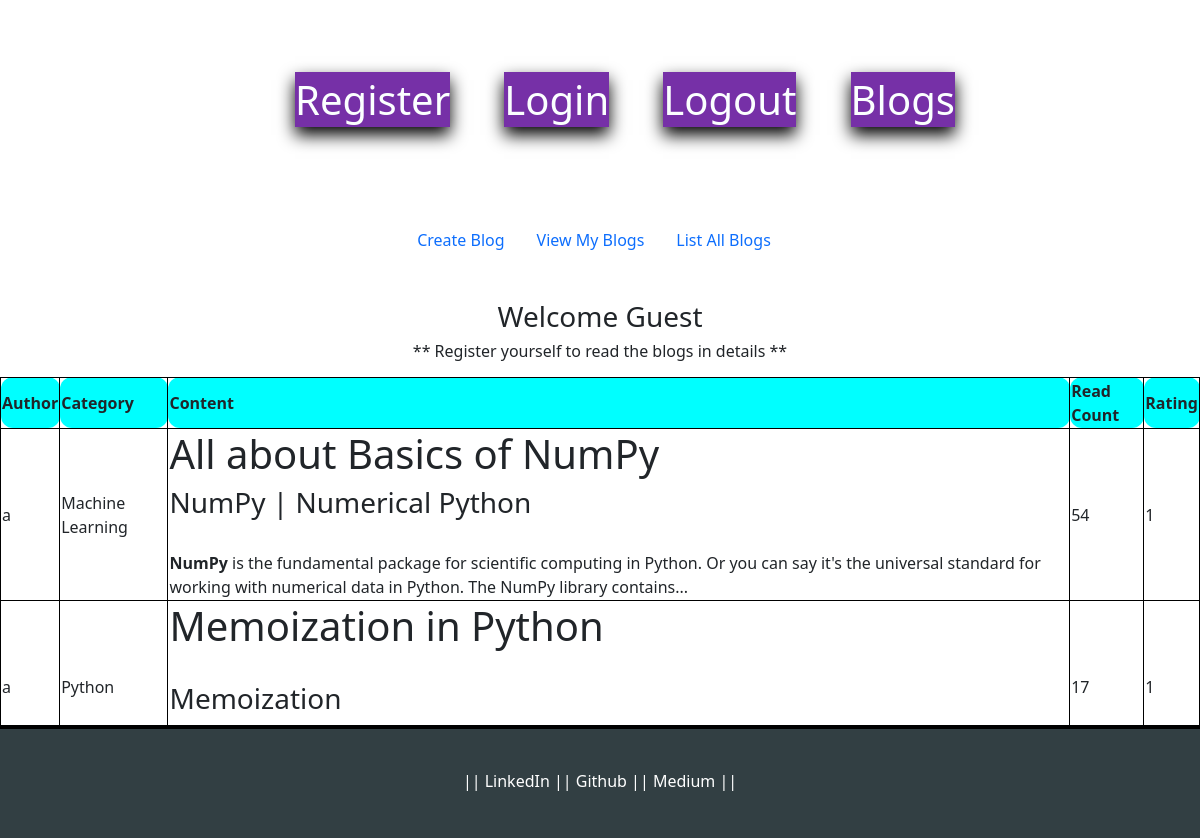
The page /listAllBlogs on the database its author committed.
### project/models/user.py (models this page shows, shortened)
class UserModel(UserMixin, db.Model):
    __tablename__ = 'users'
    id = db.Column(db.Integer, primary_key=True)
    email = db.Column(db.String(100), unique=True)
    username = db.Column(db.String(100))
    password_hash = db.Column(db.String(250))
    registered_on = db.Column(db.DateTime, nullable=False)
    admin = db.Column(db.Boolean, nullable=False, default=False)
    confirmed = db.Column(db.Boolean, nullable=False, default=False)
    confirmed_on = db.Column(db.DateTime, nullable=True)

### project/models/blog.py (models this page shows)
class CategoryMaster(db.Model):
    category_id = db.Column(db.Integer, primary_key=True)
    category_name = db.Column(db.String, nullable=False, unique=True)
    blogmodel = db.relationship('BlogModel', backref='categorymaster', lazy=True)

class BlogModel(db.Model):
    id = db.Column(db.Integer, primary_key=True)
    category_id = db.Column(db.Integer, db.ForeignKey('category_master.category_id'), nullable=False)
    blog_user_id = db.Column(db.Integer, db.ForeignKey('users.id'), nullable=False)
    blog_text = db.Column(db.Text, nullable=False)
    blog_creation_date = db.Column(db.DateTime)
    blog_read_count = db.Column(db.Integer, default=0)
    blog_rating_count = db.Column(db.Integer, default=0)

### project/routes/blogs/routes.py (the view)
@bp.route("/listAllBlogs")
def list_all_blogs():
    all_blogs = BlogModel.query.all()
    all_users = UserModel.query.all()
    return render_template('blogs/list_all_blogs.html', all_blogs=all_blogs, all_users=all_users, all_categories=global_all_category_name)

### project/templates/blogs/list_all_blogs.html (shortened to what this page needs)
{% extends 'base.html' %}
{% block content %}
<center>
    <ul class="nav justify-content-center blog_home_links">
        <li class="nav-item">
            <a class="nav-link active" href="{{ url_for('blogs.create_blog') }}">Create Blog</a>
        </li>
        <li class="nav-item">
            <a class="nav-link" href="{{ url_for('blogs.view_blogs') }}">View My Blogs</a>
        </li>
        <li class="nav-item">
            <a class="nav-link" href="{{ url_for('blogs.list_all_blogs') }}">List All Blogs</a>
        </li>
    </ul>
    {% if current_user.username == Null %}
        <h3>Welcome Guest</h3>
        <div><h6>** Register yourself to read the blogs in details **</h6></div>
    {% else %}
        <h3>Welcome {{ current_user.username }}</h3>
    {% endif %}
    <p>
        <table>
            <thead>
                <th>Author</th>
                <th>Category</th>
                <th>Content</th>
                <th>Read Count</th>
                <th>Rating</th>
            </thead>
            <tbody>
                {% for a_blog in all_blogs %}
                    <tr>
                        <td>{{ all_users[a_blog.blog_user_id-1].username}}</td>
                        <td>{{ all_categories[a_blog.category_id-1] }}</td>
                        {% if current_user.is_authenticated and current_user.confirmed %}
                            <td><a href="/blogDetail/{{ a_blog.id }}/{{ all_users[a_blog.blog_user_id - 1].username }}/{{ all_categories[a_blog.category_id-1] }}"> {{ a_blog.blog_text | safe | truncate(275) }}</a></td>
                        {% else %}
                            <td>{{ a_blog.blog_text | safe | truncate(275) }}</td>
                        {% endif %}
                        <td>{{ a_blog.blog_read_count }}</td>
                        <td>{{ a_blog.blog_rating_count }}</td>
                    </tr>
                {% endfor %}
            </tbody>
        </table>
    </p>
</center>
{% endblock %}

### project/templates/base.html (shortened to what this page needs)
{% extends "layout.html" %}
{% block header %}
    <center>
    <nav>
        <a href="{{ url_for('users.register') }}">Register</a>
        <a href="{{ url_for('users.login') }}">Login</a>
        <a href="{{ url_for('users.logout') }}">Logout</a>
        <a href="{{ url_for('blogs.blogs') }}">Blogs</a>
    </nav>
    </center>
{% endblock %}
{% block footer %}
<center>
<footer class="footer fixed-bottom">
    <div class="footer__content">
        <section class="right">
            <a class="footer__item" href="https://linkedin.com/in/abhijitpaul0212">|| LinkedIn |</a>
            <a class="footer__item" href="https://github.com/abhijitpaul0212">| Github |</a>
            <a class="footer__item" href="https://medium.com/@abhijit-paul">| Medium  ||</a>
        </section>
    </div>
</footer>
</center>
{% endblock %}

### project/templates/layout.html (shortened to what this page needs)
<!DOCTYPE html>
<html lang="en">
    <head>
        <link rel="stylesheet" href="../static/css/styles.css"/>
        <link href="https://cdn.jsdelivr.net/npm/bootstrap@5.3.1/dist/css/bootstrap.min.css" rel="stylesheet">
    </head>
    <body class="d-flex flex-column min-vh-100">
        <div class="layout_bg">
            {% block header %}
            {% endblock %}
            <div class="content">
                {% block content %}
                {% endblock %}
            </div>
            <br>
            <br>
            {% block footer %}
            {% endblock %}
        </div>
    </body>
</html>

### project/static/css/styles.css (style rules this page uses)
html { font-family: system-ui, -apple-system, BlinkMacSystemFont, 'Segoe UI', Ubuntu, sans-serif; }
*, *::after, *::before { box-sizing: inherit; }
body { box-sizing: border-box; margin: 0; padding-top: 70px; }
nav a { color: #fbffff; font-size: 2.5em; margin-left: 50px; text-decoration: none; box-shadow: 0px 8px 16px 0px rgba(0,0,0); background-color: rgb(118, 48, 167); }
table, tr { border: 1px solid black; border-radius: 12px; border-collapse: collapse; }
.blog_home_links { display: flex; flex-direction: row; margin-right: 12px; padding: 40px 0; margin-top: 50px; align-items: flex-start; }
footer { display: flex; flex-direction: row; justify-content: space-between; align-items: flex-end; background-color: #323f43; padding: 40px 0; margin-top: 50px; border-top: 4px solid black; color: white; font-size: 16px; }
.footer__content { margin: auto; max-width: 640px; display: flex; flex-direction: row; }
.footer .right { flex-grow: 1; display: flex; flex-direction: row; }
.footer__item { margin-bottom: 5px; color: inherit; text-decoration: none; }

### project/templates/blogs/list_all_blogs.html (style rules this page uses)
th { background-color: aqua; }
table, td, th { border: 1px solid black; border-radius: 12px; }

### rows shown on the page
BlogModel: blog_text "All about Basics of NumPy NumPy | Numerical Python NumPy is the fundamental package for scientific computing in Python. Or you can say it's the universal standard for working with numerical data in Python. The NumPy library contains...", blog_read_count "54", blog_rating_count "1"
UserModel: username "a"
CategoryMaster: category_name "Machine Learning"
BlogModel: blog_text "Memoization in Python Memoization", blog_read_count "17", blog_rating_count "1"
CategoryMaster: category_name "Python"
